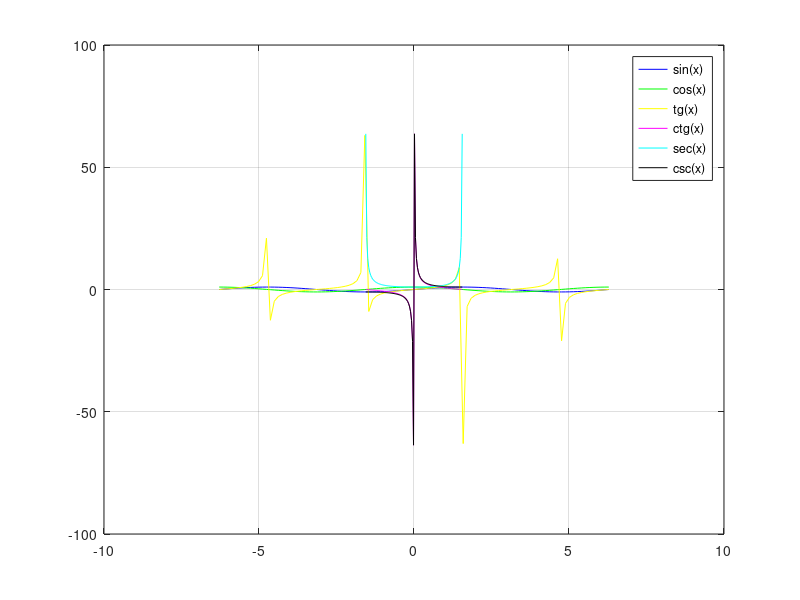

Write the MATLAB code that produced this figure.
x1 = linspace(-2 * pi, 2 * pi, 100);
x2 = linspace(- pi/2 * 0.99, pi/2 * 0.99, 100);

plot(x1, sin(x1), 'b', x1, cos(x1), 'g', x1, tan(x1), ...
    'y', x2, cot(x2), 'm', x2, sec(x2), 'c', x2, csc(x2), 'k');

legend('sin(x)','cos(x)','tg(x)','ctg(x)','sec(x)','csc(x)')

grid on;